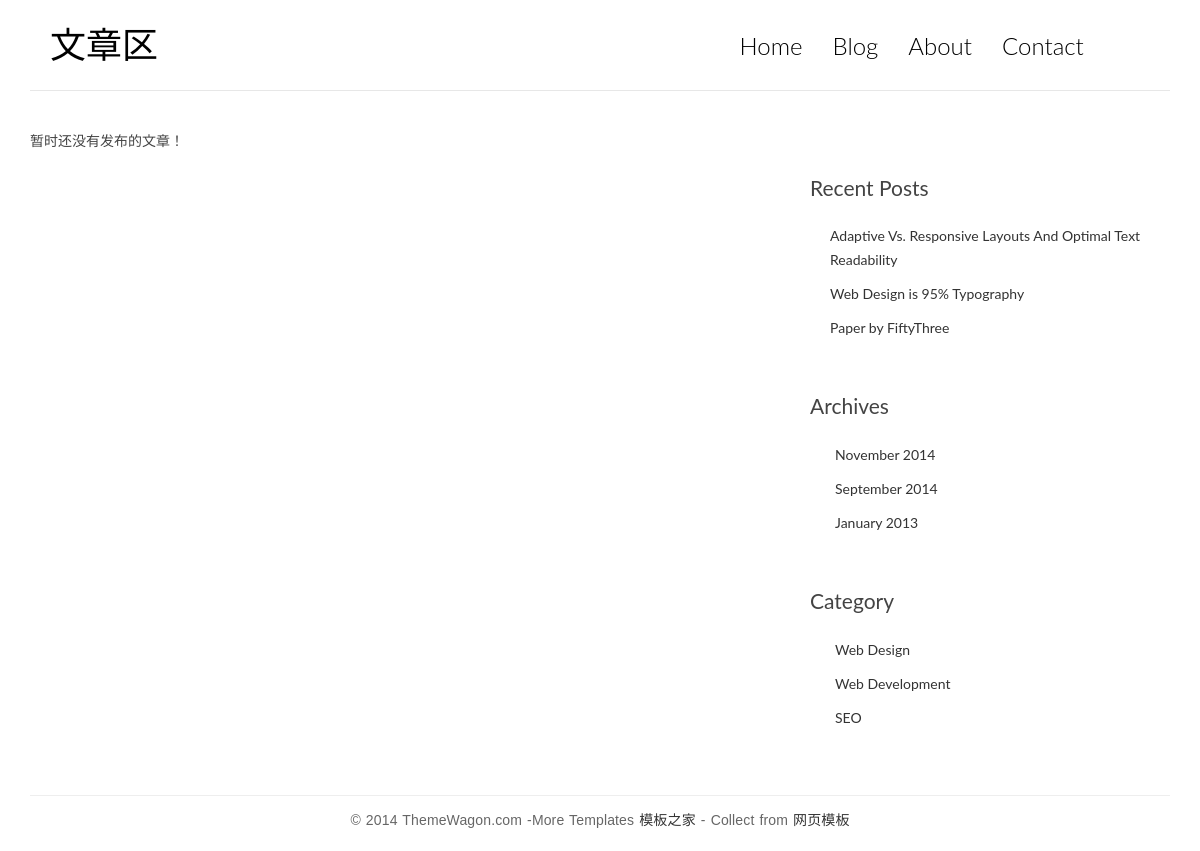
Before: / with the older database file.
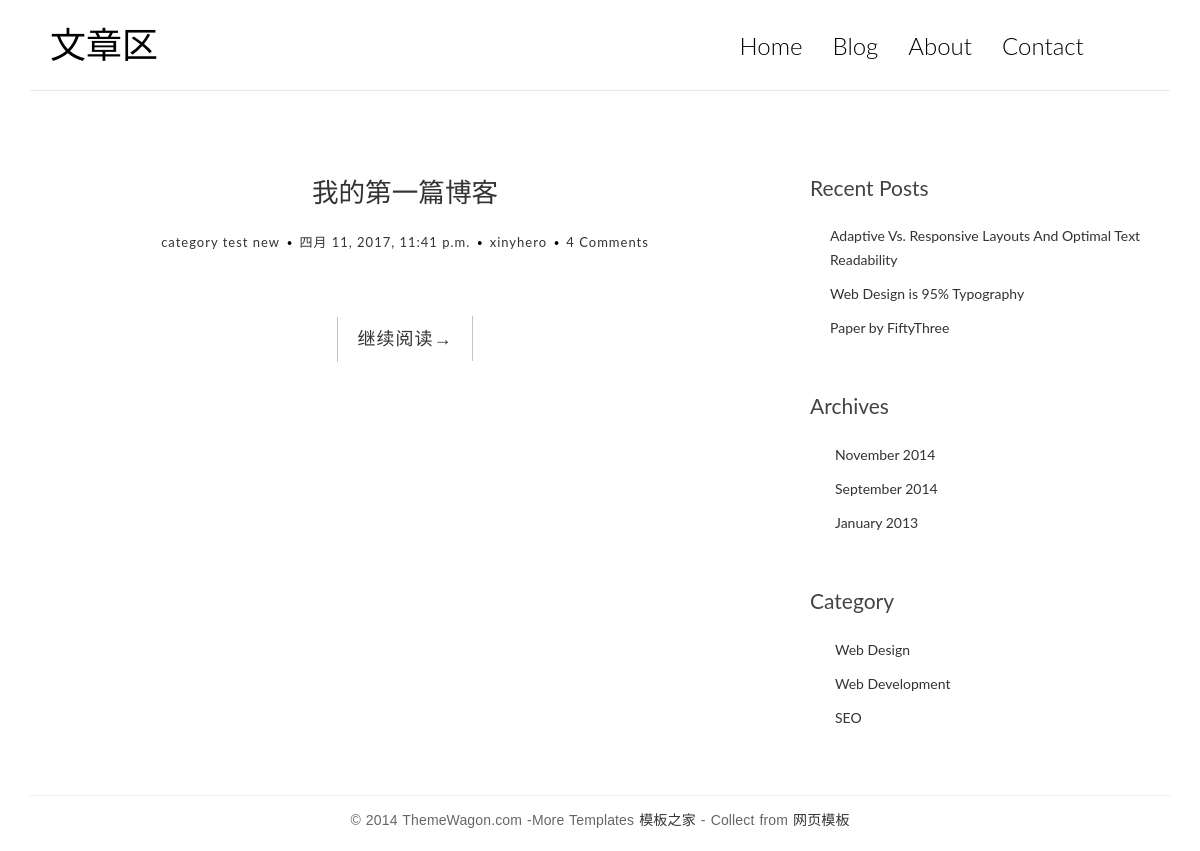
After: the same page with the newer database file.
### blog/models.py (models this page shows, shortened)
class Post(models.Model):
    title = models.CharField(max_length=70)
    body = models.TextField()
    created_time = models.DateTimeField()
    modified_time = models.DateTimeField()
    excerpt = models.CharField(max_length=200, blank=True)
    category = models.ForeignKey(Category)
    tags = models.ManyToManyField(Tag, blank=True)
    author = models.ForeignKey(User)

class Category(models.Model):
    name = models.CharField(max_length=100)

### blog/views.py (the view)
# urls.py: url(r'^$', views.index, name='index'),
def index(request):
    post_list = Post.objects.all()
    return render(request, 'blog/index.html', context={'post_list': post_list})

### templates/blog/index.html (shortened to what this page needs)
<!DOCTYPE html>
<html>
	<head>
        {% load staticfiles %}
		<link rel="stylesheet" href="{% static 'blog/css/bootstrap.min.css' %}">
		<link rel="stylesheet" href="http://code.ionicframework.com/ionicons/2.0.1/css/ionicons.min.css">
		<link rel="stylesheet" href="{% static 'blog/css/pace.css'%}">
	    <link rel="stylesheet" href="{% static 'blog/css/custom.css' %}">
	</head>
	<body>
		<div class="container">
			<header id="site-header">
				<div class="row">
					<div class="col-md-4 col-sm-5 col-xs-8">
						<div class="logo">
							<h1><a href="index.html">文章区</a></h1>
						</div>
					</div>
					<div class="col-md-8 col-sm-7 col-xs-4">
						<nav class="main-nav" role="navigation">
							<div class="collapse navbar-collapse" id="bs-example-navbar-collapse-1">
  								<ul class="nav navbar-nav navbar-right">
    								<li class="cl-effect-11"><a href="index.html" data-hover="Home">Home</a></li>
    								<li class="cl-effect-11"><a href="full-width.html" data-hover="Blog">Blog</a></li>
    								<li class="cl-effect-11"><a href="about.html" data-hover="About">About</a></li>
    								<li class="cl-effect-11"><a href="contact.html" data-hover="Contact">Contact</a></li>
  								</ul>
							</div>
						</nav>
					</div>
				</div>
			</header>
		</div>
		<div class="content-body">
			<div class="container">
				<div class="row">
					<main class="col-md-8">
                        {% for post in post_list %}
						<article class="post post-1">
							<header class="entry-header">
								<h1 class="entry-title">
									<a href="single.html">{{ post.title }}</a>
								</h1>
								<div class="entry-meta">
									<span class="post-category"><a href="#">{{ post.category.name }}</a></span>
									<span class="post-date"><a href="#"><time class="entry-date" datetime="{{ post.created_time }}">{{ post.created_time }}</time></a></span>
									<span class="post-author"><a href="#">{{ post.author }}</a></span>
									<span class="comments-link"><a href="#">4 Comments</a></span>
								</div>
							</header>
							<div class="entry-content clearfix">
								<div class="read-more cl-effect-14">
									<a href="#" class="more-link">继续阅读<span class="meta-nav">→</span></a>
								</div>
							</div>
						</article>
                        {% empty %}
                            <div class="no-post">暂时还没有发布的文章！</div>
                        {% endfor %}
					</main>
					<aside class="col-md-4">
						<div class="widget widget-recent-posts">
							<h3 class="widget-title">Recent Posts</h3>
							<ul>
								<li>
									<a href="#">Adaptive Vs. Responsive Layouts And Optimal Text Readability</a>
								</li>
								<li>
									<a href="#">Web Design is 95% Typography</a>
								</li>
								<li>
									<a href="#">Paper by FiftyThree</a>
								</li>
							</ul>
						</div>
						<div class="widget widget-archives">
							<h3 class="widget-title">Archives</h3>
							<ul>
								<li>
									<a href="#">November 2014</a>
								</li>
								<li>
									<a href="#">September 2014</a>
								</li>
								<li>
									<a href="#">January 2013</a>
								</li>
							</ul>
						</div>
						<div class="widget widget-category">
							<h3 class="widget-title">Category</h3>
							<ul>
								<li>
									<a href="#">Web Design</a>
								</li>
								<li>
									<a href="#">Web Development</a>
								</li>
								<li>
									<a href="#">SEO</a>
								</li>
							</ul>
						</div>
					</aside>
				</div>
			</div>
		</div>
		<footer id="site-footer">
			<div class="container">
				<div class="row">
					<div class="col-md-12">
						<p class="copyright">&copy; 2014 ThemeWagon.com -More Templates <a href="http://www.cssmoban.com/" target="_blank" title="模板之家">模板之家</a> - Collect from <a href="http://www.cssmoban.com/" title="网页模板" target="_blank">网页模板</a></p>
					</div>
				</div>
			</div>
		</footer>
	</body>
</html>

### blog/static/blog/css/custom.css (style rules this page uses)
* { outline: none; }
h1, h2, h3, h4, h5, h6 { margin-top: 0; }
a { color: #333; }
body { color: #444; font-family: 'Lato', sans-serif; }
p { font-family: 'Ubuntu', sans-serif; font-weight: 400; word-spacing: 1px; letter-spacing: 0.01em; }
#site-header { background-color: #FFF; padding: 25px 20px; margin-bottom: 40px; border-bottom: 1px solid #e7e7e7; }
.logo h1 a { color: #000; }
.logo h1 { margin: 0; font-family: 'Lato', sans-serif; font-weight: 300; }
.main-nav { margin-top: 11px; max-width: 95%; }
.main-nav a { color: #000000 !important; padding: 0 0 5px 0 !important; margin-right: 30px; font-family: 'Lato', sans-serif; font-weight: 300; font-size: 24px; }
.cl-effect-11 a { padding: 10px 0; color: #0972b4; text-shadow: none; }
.cl-effect-11 a::before { position: absolute; top: 0; left: 0; overflow: hidden; padding: 0 0 5px 0 !important; max-width: 0; border-bottom: 1px solid #000; color: #000; content: attr(data-hover); -webkit-transition: max-width 0.5s; -moz-transition: max-width 0.5s; transition: max-width 0.5s; }
.content-body { padding-bottom: 4em; }
.post, .comment-area { background: #fff; padding: 30px 30px 0; }
.entry-title { text-align: center; font-size: 1.9em; margin-bottom: 20px; line-height: 1.6; padding: 10px 20px 0; }
.entry-meta { text-align: center; color: #DDDDDD; font-size: 13px; letter-spacing: 1px; margin-bottom: 30px; }
.entry-content { font-size: 18px; line-height: 1.9; font-weight: 300; color: #000; }
.post-category, .post-date, .post-author { position: relative; padding-right: 15px; }
.post-category::after, .post-date::after, .post-author::after { position: absolute; content: '.'; color: #000; font-size: 30px; top: -22px; right: 1px; }
.read-more { font-family: 'Ubuntu', sans-serif; font-weight: 400; word-spacing: 1px; letter-spacing: 0.01em; text-align: center; margin-top: 20px; }
.cl-effect-14 a { padding: 0 20px; height: 45px; line-height: 45px; position: relative; display: inline-block; margin: 15px 25px; letter-spacing: 1px; font-weight: 400; text-shadow: 0 0 1px rgba(255,255,255,0.3); }
.cl-effect-14 a::before, .cl-effect-14 a::after { position: absolute; width: 45px; height: 1px; background: #C3C3C3; content: ''; -webkit-transition: all 0.3s; -moz-transition: all 0.3s; transition: all 0.3s; pointer-events: none; }
.cl-effect-14 a::before { top: 0; left: 0; -webkit-transform: rotate(90deg); -moz-transform: rotate(90deg); transform: rotate(90deg); -webkit-transform-origin: 0 0; -moz-transform-origin: 0 0; transform-origin: 0 0; }
.cl-effect-14 a::after { right: 0; bottom: 0; -webkit-transform: rotate(90deg); -moz-transform: rotate(90deg); transform: rotate(90deg); -webkit-transform-origin: 100% 0; -moz-transform-origin: 100% 0; transform-origin: 100% 0; }
.widget { background: #fff; padding: 30px 0 0; }
.widget-title { font-size: 1.5em; margin-bottom: 20px; line-height: 1.6; padding: 10px 0 0; font-weight: 400; }
.widget-recent-posts ul { padding: 0; margin: 0; padding-left: 20px; }
.widget-recent-posts ul li { list-style-type: none; position: relative; line-height: 170%; margin-bottom: 10px; }
.widget-recent-posts ul li::before { content: '\f3d3'; font-family: "Ionicons"; position: absolute; left: -17px; top: 3px; font-size: 16px; color: #000; }
.widget-archives ul { padding: 0; margin: 0; padding-left: 25px; }
.widget-archives ul li { list-style-type: none; position: relative; line-height: 170%; margin-bottom: 10px; }
.widget-archives ul li::before { content: '\f3f3'; font-family: "Ionicons"; position: absolute; left: -25px; top: 1px; font-size: 16px; color: #000; }
.widget-category ul { padding: 0; margin: 0; padding-left: 25px; }
.widget-category ul li { list-style-type: none; position: relative; line-height: 170%; margin-bottom: 10px; }
.widget-category ul li::before { content: '\f3fe'; font-family: "Ionicons"; position: absolute; left: -25px; top: 1px; font-size: 18px; color: #000; }
#site-footer { padding-top: 10px; padding: 0 0 1.5em 0; }
.copyright { text-align: center; padding-top: 1em; margin: 0; border-top: 1px solid #eee; color: #666; }

Changed rows visible on the page:
added Post: title "我的第一篇博客", category.name "category test new", created_time "四月 11, 2017, 11:41 p.m.", author "xinyhero"
Other visible differences:
text no longer shown: "暂时还没有发布的文章！"
